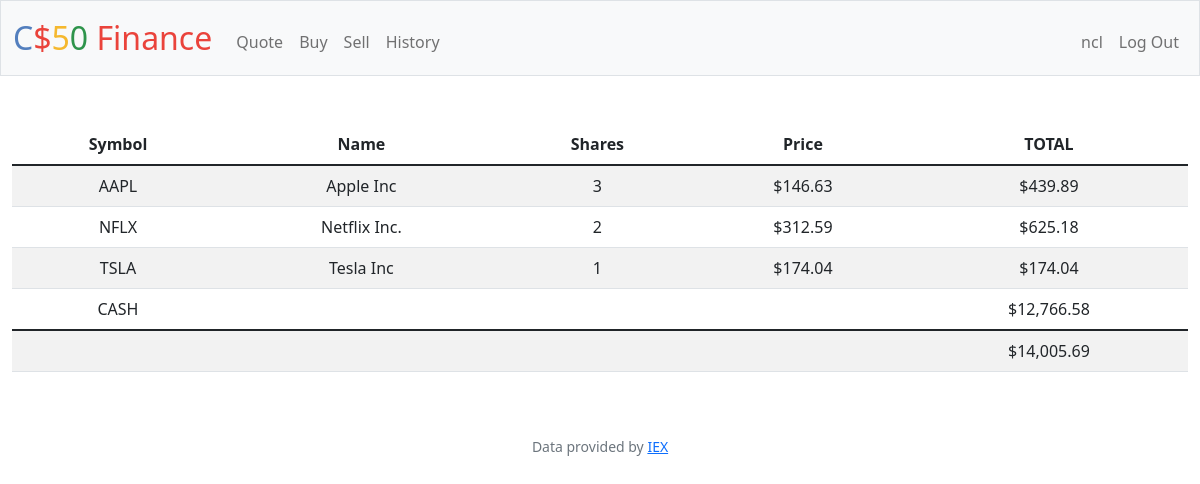
The page / (signed in) on the database its author committed.
### tables this page shows
CREATE TABLE users (id INTEGER PRIMARY KEY AUTOINCREMENT NOT NULL, username TEXT NOT NULL, hash TEXT NOT NULL, cash NUMERIC NOT NULL DEFAULT 10000.00);

CREATE TABLE transactions(
    id INTEGER PRIMARY KEY AUTOINCREMENT,
    user_id INTEGER NOT NULL, 
    name TEXT NOT NULL, 
    shares INTEGER NOT NULL, 
    price NUMERIC NOT NULL, 
    type TEXT NOT NULL, 
    symbol TEXT NOT NULL, 
    time TIMESTAMP DEFAULT CURRENT_TIMESTAMP, 
    FOREIGN KEY(user_id) REFERENCES users(id)
);

### app.py (the view)
@app.route("/")
@login_required
def index():
    uid = session["user_id"]
    stocks = db.execute(
        "SELECT symbol, name, price, SUM(shares) as totalShares FROM transactions WHERE user_id = ? GROUP BY symbol", uid)
    cash = db.execute("SELECT cash FROM users WHERE id = ?", uid)[0]["cash"]
    total = cash
    for stock in stocks:
        total += stock["price"]*stock["totalShares"]
    return render_template("index.html", stocks=stocks, cash=usd(cash), total=usd(total), usd=usd)

### app.py (called while the page is built)
@app.after_request
def after_request(response):
    response.headers["Cache-Control"] = "no-cache, no-store, must-revalidate"
    response.headers["Expires"] = 0
    response.headers["Pragma"] = "no-cache"
    return response

### helpers.py (called while the page is built)
def login_required(f):
    @wraps(f)
    def decorated_function(*args, **kwargs):
        if session.get("user_id") is None:
            return redirect("/login")
        return f(*args, **kwargs)
    return decorated_function

def usd(value):
    return f"${value:,.2f}"

### templates/index.html (shortened to what this page needs)
{% extends "layout.html" %}
{% block main %}
<table class="table table-striped">
    <thead>
        <tr>
            <th>Symbol</th>
            <th>Name</th>
            <th>Shares</th>
            <th>Price</th>
            <th>TOTAL</th>
        </tr>
    </thead>
    <tbody>
        {% for stock in stocks %}
        <tr>
            <td>{{ stock["symbol"]}}</td>
            <td>{{ stock["name"]}}</td>
            <td>{{ stock["totalShares"]}}</td>
            <td>{{ usd(stock["price"]) }}</td>
            <td>{{ usd(stock["totalShares"] * stock["price"]) }}</td>
        </tr>
        {% endfor %}
        <tr>
            <td>CASH</td>
            <td colspan="3"></td>
            <td>{{ cash }}</td>
        </tr>
    </tbody>
        <td colspan="4"></td>
        <td>{{total}}</td>
</table>
{% endblock %}

### templates/layout.html (shortened to what this page needs)
<!DOCTYPE html>
<html lang="en">
    <head>
        <link href="https://cdn.jsdelivr.net/npm/bootstrap@5.1.3/dist/css/bootstrap.min.css" rel="stylesheet">
        <link href="/static/styles.css" rel="stylesheet">
    </head>
    <body>
        <nav class="bg-light border navbar navbar-expand-md navbar-light">
            <div class="container-fluid">
                <a class="navbar-brand" href="/"><span class="blue">C</span><span class="red">$</span><span class="yellow">5</span><span class="green">0</span> <span class="red">Finance</span></a>
                <div class="collapse navbar-collapse" id="navbar">
                    {% if session["user_id"] %}
                        <ul class="navbar-nav me-auto mt-2">
                            <li class="nav-item"><a class="nav-link" href="/quote">Quote</a></li>
                            <li class="nav-item"><a class="nav-link" href="/buy">Buy</a></li>
                            <li class="nav-item"><a class="nav-link" href="/sell">Sell</a></li>
                            <li class="nav-item"><a class="nav-link" href="/history">History</a></li>
                        </ul>
                        <ul class="navbar-nav ms-auto mt-2">
                            <li class="nav-item"><a class="nav-link"href="/profile">{{session["user"]}}</a></li>
                            <li class="nav-item"><a class="nav-link" href="/logout">Log Out</a></li>
                        </ul>
                    {% else %}
                        <ul class="navbar-nav ms-auto mt-2">
                            <li class="nav-item"><a class="nav-link" href="/register">Register</a></li>
                            <li class="nav-item"><a class="nav-link" href="/login">Log In</a></li>
                        </ul>
                    {% endif %}
                </div>
            </div>
        </nav>
        <main class="container-fluid py-5 text-center">
            {% block main %}{% endblock %}
        </main>
        <footer class="mb-5 small text-center text-muted">
            Data provided by <a href="https://iexcloud.io/">IEX</a>
        </footer>
    </body>
</html>

### static/styles.css (style rules this page uses)
nav .navbar-brand { font-size: xx-large; }
nav .navbar-brand .blue { color: #537fbe; }
nav .navbar-brand .red { color: #ea433b; }
nav .navbar-brand .yellow { color: #f5b82e; }
nav .navbar-brand .green { color: #2e944b; }

### rows shown on the page
users: user "ncl"
transactions: symbol "TSLA", name "Tesla Inc", totalShares "1", price "$174.04", usd(stock['totalShares']*stock['price']) "$174.04"

### other values the page prints
{{ stock["symbol"] }} "AAPL" "NFLX"
{{ stock["name"] }} "Apple Inc" "Netflix Inc."
{{ stock["totalShares"] }} "3" "2"
{{ usd(stock["price"]) }} "$146.63" "$312.59"
{{ usd(stock["totalShares"] * stock["price"]) }} "$439.89" "$625.18"
{{ cash }} "$12,766.58"
{{ total }} "$14,005.69"
